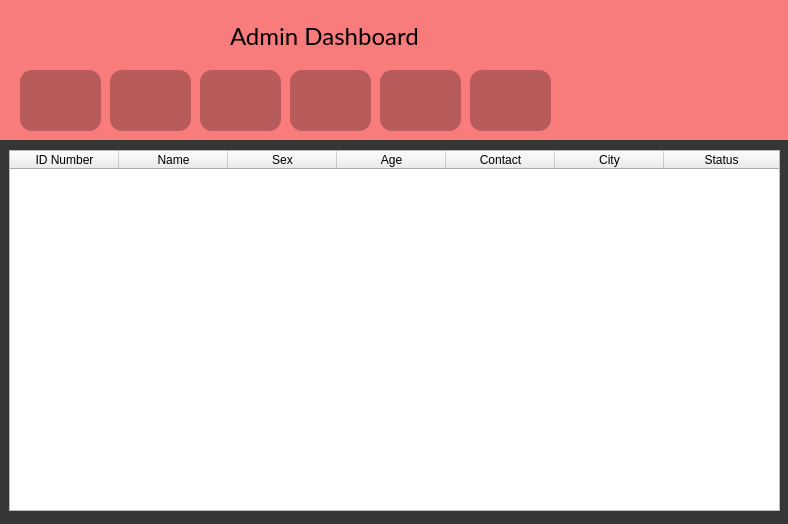
<?xml version="1.0" encoding="UTF-8"?>
<ui version="4.0">
 <class>MainWindow</class>
 <widget class="QMainWindow" name="MainWindow">
  <property name="geometry">
   <rect>
    <x>0</x>
    <y>0</y>
    <width>788</width>
    <height>524</height>
   </rect>
  </property>
  <property name="windowTitle">
   <string>Admin Dashboard</string>
  </property>
  <property name="windowIcon">
   <iconset resource="resource.qrc">
    <normaloff>:/icons/icons/covid19.png</normaloff>:/icons/icons/covid19.png</iconset>
  </property>
  <widget class="QWidget" name="centralwidget">
   <widget class="QLabel" name="label">
    <property name="geometry">
     <rect>
      <x>0</x>
      <y>0</y>
      <width>800</width>
      <height>141</height>
     </rect>
    </property>
    <property name="styleSheet">
     <string notr="true">background-color: rgb(249, 124, 124);</string>
    </property>
    <property name="text">
     <string/>
    </property>
   </widget>
   <widget class="QLabel" name="label_2">
    <property name="geometry">
     <rect>
      <x>0</x>
      <y>140</y>
      <width>791</width>
      <height>421</height>
     </rect>
    </property>
    <property name="styleSheet">
     <string notr="true">background-color: rgb(54, 54, 54);</string>
    </property>
    <property name="text">
     <string/>
    </property>
   </widget>
   <widget class="QTableWidget" name="DashBoard_Widget">
    <property name="geometry">
     <rect>
      <x>9</x>
      <y>150</y>
      <width>771</width>
      <height>361</height>
     </rect>
    </property>
    <property name="autoFillBackground">
     <bool>false</bool>
    </property>
    <property name="sizeAdjustPolicy">
     <enum>QAbstractScrollArea::AdjustToContentsOnFirstShow</enum>
    </property>
    <property name="gridStyle">
     <enum>Qt::SolidLine</enum>
    </property>
    <property name="sortingEnabled">
     <bool>false</bool>
    </property>
    <attribute name="horizontalHeaderMinimumSectionSize">
     <number>39</number>
    </attribute>
    <attribute name="horizontalHeaderDefaultSectionSize">
     <number>109</number>
    </attribute>
    <attribute name="horizontalHeaderStretchLastSection">
     <bool>true</bool>
    </attribute>
    <attribute name="verticalHeaderVisible">
     <bool>false</bool>
    </attribute>
    <column>
     <property name="text">
      <string>ID Number</string>
     </property>
    </column>
    <column>
     <property name="text">
      <string>Name</string>
     </property>
    </column>
    <column>
     <property name="text">
      <string>Sex</string>
     </property>
    </column>
    <column>
     <property name="text">
      <string>Age</string>
     </property>
    </column>
    <column>
     <property name="text">
      <string>Contact</string>
     </property>
    </column>
    <column>
     <property name="text">
      <string>City</string>
     </property>
    </column>
    <column>
     <property name="text">
      <string>Status</string>
     </property>
    </column>
   </widget>
   <widget class="QPushButton" name="Add_PushButton">
    <property name="geometry">
     <rect>
      <x>20</x>
      <y>70</y>
      <width>81</width>
      <height>61</height>
     </rect>
    </property>
    <property name="styleSheet">
     <string notr="true">QPushButton {
	image:url(:/icons/icons/addicon.png);
	background-color:rgb(184, 91, 91);
	border-color: 5px solid rgb(141, 69, 69);
	border-radius: 12px;
}

QPushButton:hover{
	background-color:rgb(217, 108, 108) ;
}

QPushButton:pressed{
	padding-left: 5px;
	padding-top: 5px;
}
</string>
    </property>
    <property name="text">
     <string/>
    </property>
   </widget>
   <widget class="QPushButton" name="Delete_PushButton">
    <property name="geometry">
     <rect>
      <x>110</x>
      <y>70</y>
      <width>81</width>
      <height>61</height>
     </rect>
    </property>
    <property name="styleSheet">
     <string notr="true">QPushButton {
	image:url(:/icons/icons/deleteicon.png);
	background-color:rgb(184, 91, 91);
	border-color: 5px solid rgb(141, 69, 69);
	border-radius: 12px;
}

QPushButton:hover{
	background-color:rgb(217, 108, 108) ;
}

QPushButton:pressed{
	padding-left: 5px;
	padding-top: 5px;
}
</string>
    </property>
    <property name="text">
     <string/>
    </property>
   </widget>
   <widget class="QPushButton" name="Update_PushButton">
    <property name="geometry">
     <rect>
      <x>200</x>
      <y>70</y>
      <width>81</width>
      <height>61</height>
     </rect>
    </property>
    <property name="styleSheet">
     <string notr="true">QPushButton {
	image:url(:/icons/icons/updatebutton.png);
	background-color:rgb(184, 91, 91);
	border-color: 5px solid rgb(141, 69, 69);
	border-radius: 12px;
}

QPushButton:hover{
	background-color:rgb(217, 108, 108) ;
}

QPushButton:pressed{
	padding-left: 5px;
	padding-top: 5px;
}
</string>
    </property>
    <property name="text">
     <string/>
    </property>
   </widget>
   <widget class="QPushButton" name="Refresh_PushButton">
    <property name="geometry">
     <rect>
      <x>290</x>
      <y>70</y>
      <width>81</width>
      <height>61</height>
     </rect>
    </property>
    <property name="styleSheet">
     <string notr="true">QPushButton {
	image:url(:/icons/icons/refreshbutton.png);
	background-color:rgb(184, 91, 91);
	border-color: 5px solid rgb(141, 69, 69);
	border-radius: 12px;
}

QPushButton:hover{
	background-color:rgb(217, 108, 108) ;
}

QPushButton:pressed{
	padding-left: 5px;
	padding-top: 5px;
}
</string>
    </property>
    <property name="text">
     <string/>
    </property>
   </widget>
   <widget class="QPushButton" name="Search_PushButton">
    <property name="geometry">
     <rect>
      <x>380</x>
      <y>70</y>
      <width>81</width>
      <height>61</height>
     </rect>
    </property>
    <property name="styleSheet">
     <string notr="true">QPushButton {
	image:url(:/icons/icons/searchbutton.png);
	background-color:rgb(184, 91, 91);
	border-color: 5px solid rgb(141, 69, 69);
	border-radius: 12px;
}

QPushButton:hover{
	background-color:rgb(217, 108, 108) ;
}

QPushButton:pressed{
	padding-left: 5px;
	padding-top: 5px;
}
</string>
    </property>
    <property name="text">
     <string/>
    </property>
   </widget>
   <widget class="QLabel" name="label_3">
    <property name="geometry">
     <rect>
      <x>560</x>
      <y>0</y>
      <width>191</width>
      <height>181</height>
     </rect>
    </property>
    <property name="styleSheet">
     <string notr="true">image:url(:/icons/icons/stayhome.png)</string>
    </property>
    <property name="text">
     <string/>
    </property>
   </widget>
   <widget class="QLabel" name="label_4">
    <property name="geometry">
     <rect>
      <x>230</x>
      <y>20</y>
      <width>191</width>
      <height>31</height>
     </rect>
    </property>
    <property name="font">
     <font>
      <family>Lato</family>
      <pointsize>18</pointsize>
      <weight>50</weight>
      <italic>false</italic>
      <bold>false</bold>
     </font>
    </property>
    <property name="styleSheet">
     <string notr="true">font: 18pt &quot;Lato&quot;;</string>
    </property>
    <property name="text">
     <string>Admin Dashboard</string>
    </property>
   </widget>
   <widget class="QLabel" name="label_6">
    <property name="geometry">
     <rect>
      <x>410</x>
      <y>20</y>
      <width>51</width>
      <height>31</height>
     </rect>
    </property>
    <property name="styleSheet">
     <string notr="true">image:url(:/icons/icons/fire.png)</string>
    </property>
    <property name="text">
     <string/>
    </property>
   </widget>
   <widget class="QPushButton" name="Print_PushButton">
    <property name="geometry">
     <rect>
      <x>470</x>
      <y>70</y>
      <width>81</width>
      <height>61</height>
     </rect>
    </property>
    <property name="styleSheet">
     <string notr="true">QPushButton {
	image:url(:/icons/icons/printbutton.png);
	background-color:rgb(184, 91, 91);
	border-color: 5px solid rgb(141, 69, 69);
	border-radius: 12px;
}

QPushButton:hover{
	background-color:rgb(217, 108, 108) ;
}

QPushButton:pressed{
	padding-left: 5px;
	padding-top: 5px;
}
</string>
    </property>
    <property name="text">
     <string/>
    </property>
   </widget>
   <widget class="QLabel" name="label_5">
    <property name="geometry">
     <rect>
      <x>10</x>
      <y>10</y>
      <width>91</width>
      <height>51</height>
     </rect>
    </property>
    <property name="styleSheet">
     <string notr="true">image: url(:/icons/icons/doctor.png);</string>
    </property>
    <property name="text">
     <string/>
    </property>
   </widget>
   <widget class="QLabel" name="label_7">
    <property name="geometry">
     <rect>
      <x>110</x>
      <y>10</y>
      <width>441</width>
      <height>51</height>
     </rect>
    </property>
    <property name="styleSheet">
     <string notr="true">QLabel{
	background-color:qlineargradient(spread:pad, x1:1, y1:1, x2:1, y2:1, stop:1 		rgba(171, 118, 68, 255));
	border-radius: 10px;
}

QLabel:hover{
	background-color: rgb(193, 133, 76);
}</string>
    </property>
    <property name="text">
     <string/>
    </property>
   </widget>
   <widget class="QLabel" name="label_8">
    <property name="geometry">
     <rect>
      <x>190</x>
      <y>20</y>
      <width>51</width>
      <height>31</height>
     </rect>
    </property>
    <property name="styleSheet">
     <string notr="true">image:url(:/icons/icons/fire.png)</string>
    </property>
    <property name="text">
     <string/>
    </property>
   </widget>
   <zorder>label</zorder>
   <zorder>label_2</zorder>
   <zorder>DashBoard_Widget</zorder>
   <zorder>Add_PushButton</zorder>
   <zorder>Delete_PushButton</zorder>
   <zorder>Update_PushButton</zorder>
   <zorder>Refresh_PushButton</zorder>
   <zorder>Search_PushButton</zorder>
   <zorder>label_3</zorder>
   <zorder>Print_PushButton</zorder>
   <zorder>label_5</zorder>
   <zorder>label_7</zorder>
   <zorder>label_4</zorder>
   <zorder>label_6</zorder>
   <zorder>label_8</zorder>
  </widget>
 </widget>
 <resources>
  <include location="resource.qrc"/>
 </resources>
 <connections/>
</ui>
